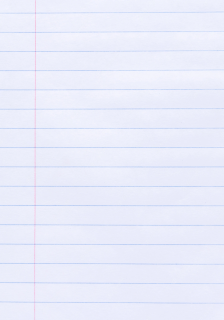

This is a level from a 2D game, rendered from its Tiled map with the project's own tilesets. A one-line summary and the complete map file follow:
An orthogonal 7x10 tile map with 32x32 px tiles, 1 tile layer (Tile Layer 1).

<map version="1.5" tiledversion="1.7.2" orientation="orthogonal" renderorder="right-down" width="7" height="10" tilewidth="32" tileheight="32" infinite="0" nextlayerid="2" nextobjectid="1">
 <tileset firstgid="5" source="notebook.tsx" />
 <layer id="1" name="Tile Layer 1" width="7" height="10">
  <data encoding="csv">
5,6,7,8,9,10,11,
12,13,14,15,16,17,18,
19,20,21,22,23,24,25,
26,27,28,29,30,31,32,
33,34,35,36,37,38,39,
40,41,42,43,44,45,46,
47,48,49,50,51,52,53,
54,55,56,57,58,59,60,
61,62,63,64,65,66,67,
68,69,70,71,72,73,74
</data>
 </layer>
</map>